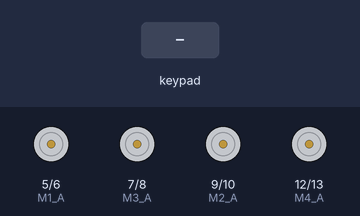
The sketch below on a simulated Arduino Uno, built with avr-gcc and run on an emulated ATmega328P. Parts: motor-driver pin pairs drawn as motors (green arrow = first pin HIGH = forward, orange = second pin HIGH = backward, longer = more drive). Inputs (shaded band) come from the test bench. What the sketch prints to the serial monitor is not drawn.

Above: at 1.6 s.
1.7 s: key 'U' pressed
At 1.89 s:
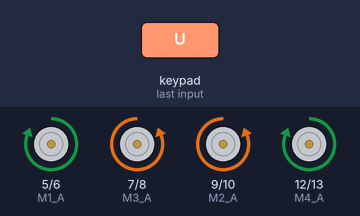
3.5 s: key 'D' pressed
At 4.4 s:
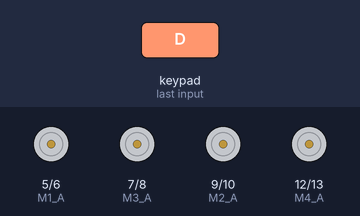
5.3 s: key 'L' pressed
At 5.52 s:
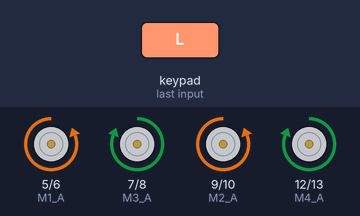
7.2 s: key 'R' pressed
At 8.4 s:
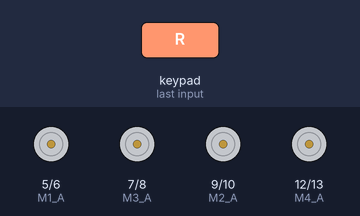
9.0 s: key 'O' pressed
At 9.17 s:
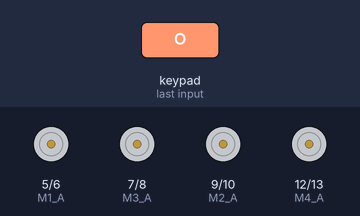
10.8 s: key 'S' pressed
At 12.5 s:
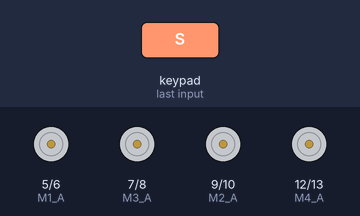
Timing chart, 0 to 13.6 s (numbered marks = the images above; inputs shaded):
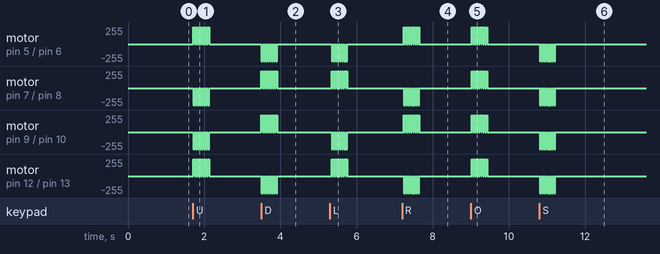

The sketch:

PS2_OMNI.ino
```cpp
#include <Arduino.h>
#include "PS2X_lib.h"  //for v1.6

#define PS2_DAT        A3  //14
#define PS2_CMD        A2  //15
#define PS2_SEL        A1  //16
#define PS2_CLK        A0  //17

/*
Motor Mapping:

  M1     M2
    ROBOT
  M4     M3

*/
#define M1_A 5
#define M1_B 6
#define M2_A 9
#define M2_B 10
#define M3_A 7
#define M3_B 8
#define M4_A 12
#define M4_B 13

PS2X ps2x; // create PS2 Controller Class
int error = 0;
byte type = 0;
byte vibrate = 0;

unsigned long time = 0;
int counter = 0;
int spdM1, spdM2, spdM3, spdM4;
int mtspd = 140;

#define pressures   true
//#define pressures   false
#define rumble      true
//#define rumble      false

int configJoystick(){
  error = ps2x.config_gamepad(PS2_CLK, PS2_CMD, PS2_SEL, PS2_DAT, pressures, rumble);

  if(error == 0){
    Serial.print("Found Controller, configured successful ");
    Serial.print("pressures = ");
	if (pressures)
	  Serial.println("true ");
	else
	  Serial.println("false");
	Serial.print("rumble = ");
	if (rumble)
	  Serial.println("true)");
	else
	  Serial.println("false");
    Serial.println("Try out all the buttons, X will vibrate the controller, faster as you press harder;");
    Serial.println("holding L1 or R1 will print out the analog stick values.");
    Serial.println("Note: Go to www.billporter.info for updates and to report bugs.");
  }
  else if(error == 1)
    Serial.println("No controller found, check wiring, see readme.txt to enable debug. visit www.billporter.info for troubleshooting tips");

  else if(error == 2)
    Serial.println("Controller found but not accepting commands. see readme.txt to enable debug. Visit www.billporter.info for troubleshooting tips");

  else if(error == 3)
    Serial.println("Controller refusing to enter Pressures mode, may not support it. ");

//  Serial.print(ps2x.Analog(1), HEX);

  type = ps2x.readType();
  switch(type) {
    case 0:
      Serial.print("Unknown Controller type found ");
      break;
    case 1:
      Serial.print("DualShock Controller found ");
      break;
    case 2:
      Serial.print("GuitarHero Controller found ");
      break;
	case 3:
      Serial.print("Wireless Sony DualShock Controller found ");
      break;
   }
   return error;
}

void motorSpeed(int s1, int s2, int s3, int s4) {

  spdM1 = s1;
  spdM2 = s2 ;
  spdM3 = s3;
  spdM4 = s4;

  // limit max and min value for each motor
  spdM1 = constrain(spdM1,-255,255);
  spdM2 = constrain(spdM2,-255,255);
  spdM3 = constrain(spdM3,-255,255);
  spdM4 = constrain(spdM4,-255,255);

  /*
  Serial.print(" ,M1=");  Serial.print(spdM1);
  Serial.print(" ,M2=");  Serial.print(spdM2);
  Serial.print(" ,M3=");  Serial.print(spdM3);
  Serial.print(" ,M4=");  Serial.println(spdM4);
  */
}

void setup() {
  pinMode(M1_A, OUTPUT);
  pinMode(M1_B, OUTPUT);
  pinMode(M2_A, OUTPUT);
  pinMode(M2_B, OUTPUT);
  pinMode(M3_A, OUTPUT);
  pinMode(M3_B, OUTPUT);
  pinMode(M4_A, OUTPUT);
  pinMode(M4_B, OUTPUT);

  Serial.begin(115200);
  Serial.println("KittenBot Omini Robot");
  delay(300);  //added delay to give wireless ps2 module some time to startup, before configuring it
  //setup pins and settings: GamePad(clock, command, attention, data, Pressures?, Rumble?) check for error
  error = 1;
  pinMode(13,OUTPUT);
  while(error){
    delay(100);
    error = configJoystick();
    digitalWrite(13, !digitalRead(13));
  }

}

char buf[64];
int8_t bufindex;
int lx,ly,rx,ry;

void readJoystick(){
  uint8_t dir = 0;
  ps2x.read_gamepad(false, vibrate); //read controller and set large motor to spin at 'vibrate' speed
  vibrate = ps2x.Analog(PSAB_CROSS);  //this will set the large motor vibrate speed based on how hard you press the blue (X) button

  lx = ps2x.Analog(PSS_LX)-128;
  ly = -(ps2x.Analog(PSS_LY)-127);
  rx = ps2x.Analog(PSS_RX)-128;
  ry = -(ps2x.Analog(PSS_RY)-127);

  if(abs(lx) < 100)  lx = 0;
  if(abs(ly) < 100)  ly = 0;
  if(abs(rx) < 100)  rx = 0;
  if(abs(ry) < 100)  ry = 0;

  if(ly > 100)  dir|=(1<<0);
  if(ly < -100)  dir|=(1<<1);
  if(lx < -100)  dir|=(1<<2);
  if(lx > 100)  dir|=(1<<3);

  if(rx < -100)  dir=(1<<4);
  if(rx > 100)  dir=(1<<5);
  if(ry < -100)  mtspd+=10;
  if(ry > 100)  mtspd-=10;

  if(dir == 0)
  {
    if(ps2x.Button(PSB_PAD_UP))  dir|=(1<<0);
    if(ps2x.Button(PSB_PAD_DOWN))  dir|=(1<<1);
    if(ps2x.Button(PSB_PAD_LEFT))  dir|=(1<<2);
    if(ps2x.Button(PSB_PAD_RIGHT))  dir|=(1<<3);
  }
  if(ps2x.Button(PSB_PINK))  dir=(1<<4);
  if(ps2x.Button(PSB_RED))  dir=(1<<5);
  if(ps2x.Button(PSB_GREEN) && mtspd < 250)  mtspd+=10;
  if(ps2x.Button(PSB_BLUE) && mtspd > 50)  mtspd-=10;

  //Serial.print(dir);  Serial.print(", ");  Serial.println(mtspd);

  switch(dir)
  {
    case 1:
    motorSpeed(mtspd, -mtspd, -mtspd, mtspd);
    break;

    case 2:
    motorSpeed(-mtspd, mtspd, mtspd, -mtspd);
    break;

    case 4:
    motorSpeed(-mtspd, -mtspd, mtspd, mtspd);
    break;

    case 8:
    motorSpeed(mtspd, mtspd, -mtspd, -mtspd);
    break;

    case 5:
    motorSpeed(0, -mtspd, 0, mtspd);
    break;

    case 6:
    motorSpeed(-mtspd, 0, mtspd, 0);
    break;

    case 9:
    motorSpeed(mtspd, 0, -mtspd, 0);
    break;

    case 10:
    motorSpeed(0, mtspd, 0, -mtspd);
    break;

    case 16:
    motorSpeed(-mtspd, -mtspd, -mtspd, -mtspd);
    break;

    case 32:
    motorSpeed(mtspd, mtspd, mtspd, mtspd);
    break;

    default:
    motorSpeed(0, 0, 0, 0);
    break;
  }
}

void loop() {
  if (micros() - time > 200) {
    time = micros();
    if (counter == abs(spdM1)) {
      digitalWrite(M1_A, 0);
      digitalWrite(M1_B, 0);
    }
    if (counter == abs(spdM2)) {
      digitalWrite(M2_A, 0);
      digitalWrite(M2_B, 0);
    }
    if (counter == abs(spdM3)) {
      digitalWrite(M3_A, 0);
      digitalWrite(M3_B, 0);
    }
    if (counter == abs(spdM4)) {
      digitalWrite(M4_A, 0);
      digitalWrite(M4_B, 0);
    }
    counter++;
    if (counter >= 255) {
      readJoystick();
      digitalWrite(M1_A, 0);
      digitalWrite(M1_B, 0);
      digitalWrite(M2_A, 0);
      digitalWrite(M2_B, 0);
      digitalWrite(M3_A, 0);
      digitalWrite(M3_B, 0);
      digitalWrite(M4_A, 0);
      digitalWrite(M4_B, 0);
      counter = 0;
      if (spdM1 > 0) {
        digitalWrite(M1_A, 1);
      } else if (spdM1 < 0) {
        digitalWrite(M1_B, 1);
      }
      if (spdM2 > 0) {
        digitalWrite(M2_A, 1);
      } else if (spdM2 < 0) {
        digitalWrite(M2_B, 1);
      }
      if (spdM3 > 0) {
        digitalWrite(M3_A, 1);
      } else if (spdM3 < 0) {
        digitalWrite(M3_B, 1);
      }
      if (spdM4 > 0) {
        digitalWrite(M4_A, 1);
      } else if (spdM4 < 0) {
        digitalWrite(M4_B, 1);
      }
    }

  }

}
```

Measured:
- after the input at 1.7 s, motor on pin 5 (M1_A) / pin 6 (M1_B): alternates forward 255/255 for 0.03 s and stopped for 0.02 s, 16 changes in all, then stays stopped, starting at once; motor on pin 7 (M3_A) / pin 8 (M3_B): alternates backward 255/255 for 0.03 s and stopped for 0.02 s, 16 changes in all, then stays stopped, starting at once
- after the input at 3.5 s, motor on pin 5 (M1_A) / pin 6 (M1_B): alternates backward 255/255 for 0.03 s and stopped for 0.02 s, 16 changes in all, then stays stopped, starting at once; motor on pin 7 (M3_A) / pin 8 (M3_B): alternates forward 255/255 for 0.03 s and stopped for 0.02 s, 16 changes in all, then stays stopped, starting at once
- after the input at 5.3 s, motor on pin 5 (M1_A) / pin 6 (M1_B): alternates backward 255/255 for 0.03 s and stopped for 0.02 s, 16 changes in all, then stays stopped, starting at once; motor on pin 7 (M3_A) / pin 8 (M3_B): alternates forward 255/255 for 0.03 s and stopped for 0.02 s, 16 changes in all, then stays stopped, starting at once
- after the input at 7.2 s, motor on pin 5 (M1_A) / pin 6 (M1_B): alternates forward 255/255 for 0.03 s and stopped for 0.02 s, 16 changes in all, then stays stopped, starting at once; motor on pin 7 (M3_A) / pin 8 (M3_B): alternates backward 255/255 for 0.03 s and stopped for 0.02 s, 16 changes in all, then stays stopped, starting at once
- after the input at 9.0 s, motor on pin 5 (M1_A) / pin 6 (M1_B), motor on pin 7 (M3_A) / pin 8 (M3_B), motor on pin 9 (M2_A) / pin 10 (M2_B), motor on pin 12 (M4_A) / pin 13 (M4_B): alternates forward 255/255 for 0.03 s and stopped for 0.02 s, 16 changes in all, then stays stopped, starting at once
- after the input at 10.8 s, motor on pin 5 (M1_A) / pin 6 (M1_B), motor on pin 7 (M3_A) / pin 8 (M3_B), motor on pin 9 (M2_A) / pin 10 (M2_B), motor on pin 12 (M4_A) / pin 13 (M4_B): alternates backward 255/255 for 0.03 s and stopped for 0.02 s, 16 changes in all, then stays stopped, starting at once
